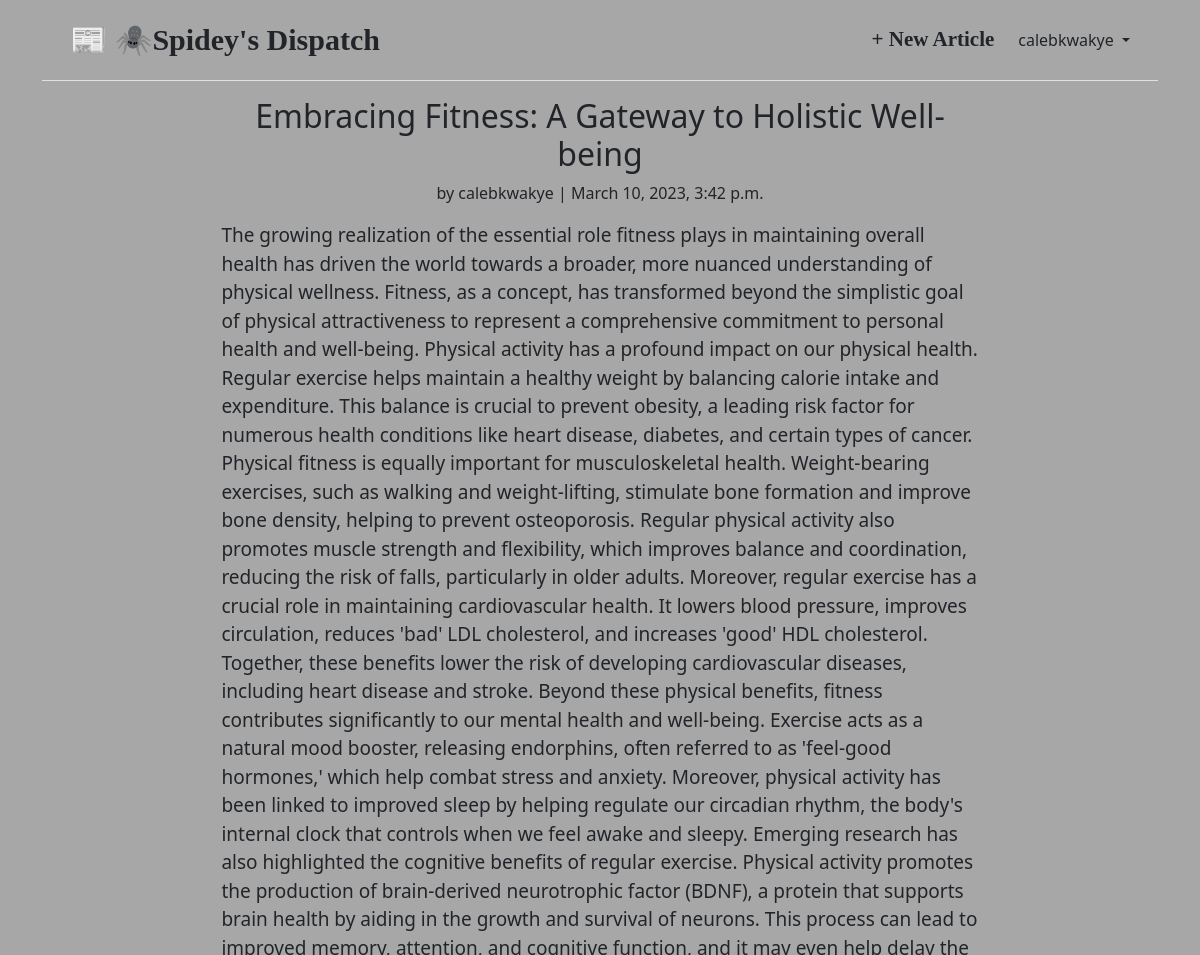
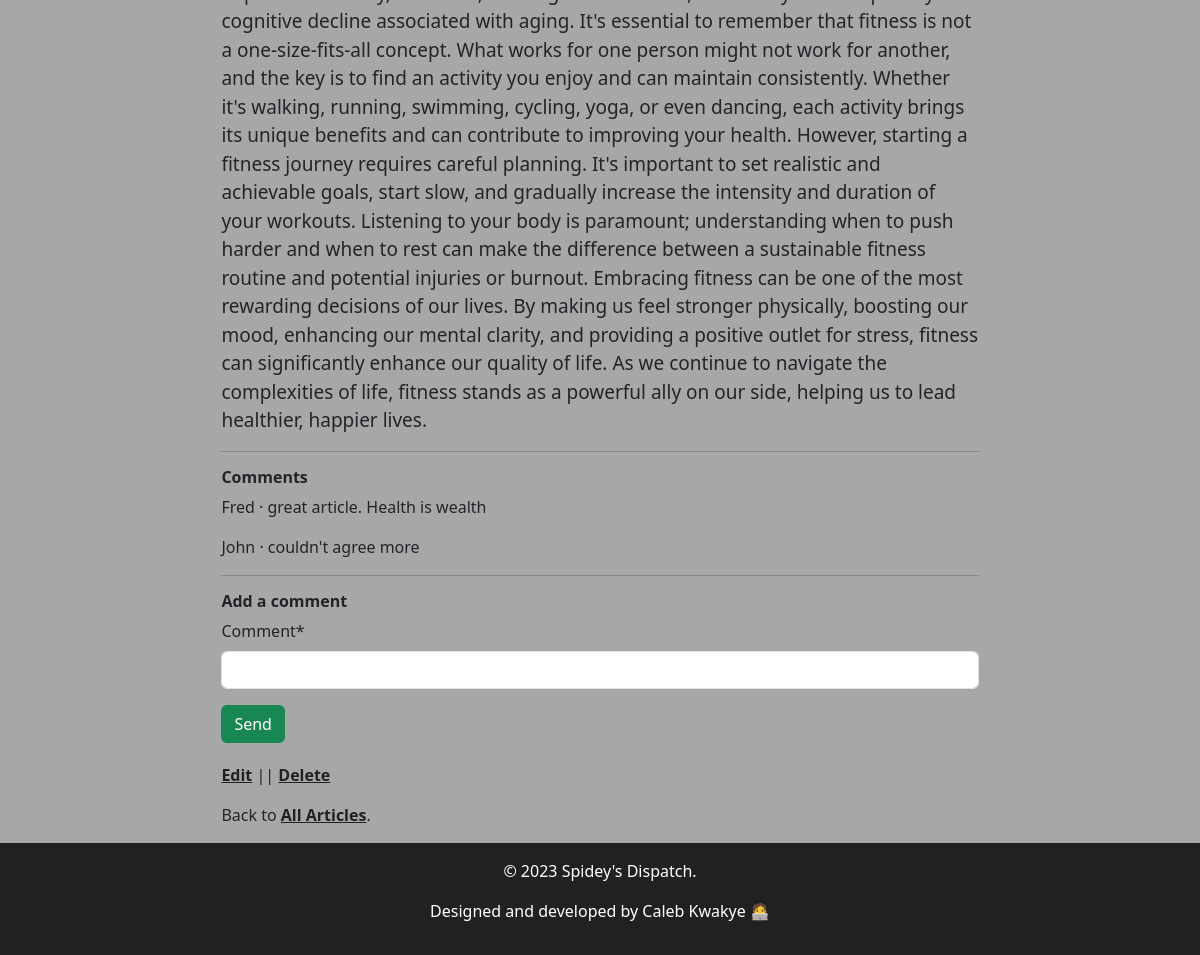
The app's page /articles/1/ (signed in) with its own data (2 pictures, top to bottom).
### accounts/models.py (models this page shows)
class CustomUser(AbstractUser):
    age = models.PositiveIntegerField(null=True, blank=True)

### articles/models.py (models this page shows, shortened)
class Article(models.Model):
    title= models.CharField(max_length=255)
    image = models.ImageField(upload_to='media/', null=True)
    body= models.TextField()
    date= models.DateTimeField(auto_now_add=True)
    author = models.ForeignKey(
        settings.AUTH_USER_MODEL,
        on_delete=models.CASCADE,
        )

class Comment(models.Model):
    article = models.ForeignKey(Article, on_delete=models.CASCADE)
    comment = models.CharField(max_length=200)
    author = models.ForeignKey(
        settings.AUTH_USER_MODEL,
        on_delete=models.CASCADE,
    )
    def __str__(self):
        return self.comment

### articles/views.py (the view, shortened to what this page needs)
# urls.py: path("<int:pk>/", ArticleDetailView.as_view(), name="article_detail"),
class ArticleDetailView(LoginRequiredMixin, View):
    def get(self, request, *args, **kwargs):
        view=CommentGet.as_view()
        return view(request, *args, **kwargs)

### articles/forms.py
class CommentForm(forms.ModelForm):
    class Meta:
        model = Comment
        fields = ("comment",)  # Remove 'author' from the fields

### articles/views.py (called while the page is built)
    def get_context_data(self, **kwargs):
        context = super().get_context_data(**kwargs)
        context["form"] = CommentForm()  # Use the updated CommentForm without 'author'
        return context

### articles/templates/article_detail.html (shortened to what this page needs)
{%extends "base.html"%}
{% load crispy_forms_tags %}
{%block content%}
<div class="container align-items-center" style="width: 70%;">
    <div class="article-entry text-center">
        <h2>{{object.title}}</h2>
        <p>by {{object.author}} | {{object.date}}</p>
    </div>
    <p style="font-size: 19px;">{{object.body}}</p>
    <hr>
    <h6 style="font-weight: bold;">Comments</h6>
    {% for comment in article.comment_set.all%}
    <p>{{comment.author}} &middot; {{comment}}</p>
    {% endfor %}
    <hr>
    <h6 style="font-weight: bold;">Add a comment</h6>
    <form action="" method = "post">{% csrf_token %}
        {{form|crispy}}
        <button class="btn btn-success ml-2" type="submit" style="
          margin-bottom: 20px; ">Send</button>
    </form>
    {% if user.is_authenticated and user == article.author %}
    <p><a href="{% url 'article_edit' article.pk %}" style="color: rgba(0,0,0,0.8); font-weight: bold;">Edit</a> || <a href="{% url 'article_delete' article.pk%}" style="color: rgba(0,0,0,0.8); font-weight: bold;">Delete</a></p>
    {% endif %}
    <p>Back to <a href="{% url 'article_list' %}" style="color: rgba(0,0,0,0.8); font-weight: bold;">All Articles</a>.</p>
    {% endblock content %}

### templates/base.html (shortened to what this page needs)
{% load static %}
<!DOCTYPE html>
<html lang="en">
  <head>
    <link
      href="https://cdn.jsdelivr.net/npm/bootstrap@5.3.0-alpha1/dist/css/bootstrap.min.css"
      rel="stylesheet"
    />
  </head>
  <body>
    <div class="container">
      <header class="p-3 mb-3 border-bottom">
        <div class="container">
          <div
            class="d-flex flex-wrap align-items-center justify-content-center justify-content-lg-start"
          >
            <a class="navbar-brand " href="{% url 'home'%}">📰 🕷️Spidey's Dispatch</a>
            <ul
              class="nav col-12 col-lg-auto ms-auto  mb-2 justify-content-center mb-md-0"
              style="font-family: Pacifico, cursive; font-weight: bold; font-size: 21px; margin-right: 1rem;">
              {% if user.is_authenticated %}
              <li><a href="{% url 'article_new' %}" class="nav-link px-2 link-dark"> + New Article</a></li>
            </ul>
            <div class="dropdown text-end">
              <a
                href="#"
                class="d-block link-dark text-decoration-none dropdown-toggle"
                id="dropdownUser1"
                data-bs-toggle="dropdown"
                aria-expanded="false"
              >
                {{user.username}}
              </a>
            </div>
            {% endif %}
          </div>
        </div>
      </header>
      <main>{% block content %} {% endblock content %}</main>
    </div>
  <footer >
    <p>© 2023 Spidey's Dispatch.</p>
    <p>Designed and developed by Caleb Kwakye 🧑‍💻</p>
  </footer>
  </body>
</html>

### templates/base.html (style rules this page uses)
body { display: flex; flex-direction: column; min-height: 100vh; margin: 0; background-color: rgb(168, 167, 167); }
main { flex: 1; }
footer { padding: 1rem; background-color: rgba(0, 0, 0, 0.8); color: white; margin-top: auto; text-align: center; }
.navbar-brand { font-family: Pacifico, cursive; font-weight: bold; font-size: 30px; }
.text-end { color: black; }

### records on screen
CustomUser: username "calebkwakye"
Article: title "Embracing Fitness: A Gateway to Holistic Well-being", author "calebkwakye", date "March 10, 2023, 3:42 p.m.", body "The growing realization of the essential role fitness plays in maintaining overall health has driven the world towards a broader, more nuanced understanding of physical wellness. Fitness, as a concept, has transformed beyond the simplistic goal of physical attractiveness to represent a comprehensive commitment to personal health and well-being. Physical activity has a profound impact on our physical health. Regular exercise helps maintain a healthy weight by balancing calorie intake and expenditure. This balance is crucial to prevent obesity, a leading risk factor for numerous health conditions like heart disease, diabetes, and certain types of cancer. Physical fitness is equally important…"
Comment: author "Fred", comment "great article. Health is wealth"
Comment: author "John", comment "couldn't agree more"
